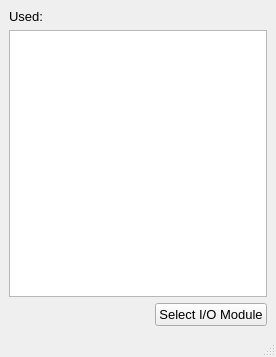
<?xml version="1.0" encoding="UTF-8"?>
<ui version="4.0">
 <class>MainWindow</class>
 <widget class="QMainWindow" name="MainWindow">
  <property name="geometry">
   <rect>
    <x>0</x>
    <y>0</y>
    <width>276</width>
    <height>357</height>
   </rect>
  </property>
  <property name="windowTitle">
   <string>MainWindow</string>
  </property>
  <widget class="QWidget" name="centralwidget">
   <layout class="QGridLayout" name="gridLayout_2">
    <item row="0" column="0">
     <layout class="QGridLayout" name="gridLayout">
      <item row="2" column="2">
       <widget class="QPushButton" name="SelectModule">
        <property name="sizePolicy">
         <sizepolicy hsizetype="Maximum" vsizetype="Fixed">
          <horstretch>0</horstretch>
          <verstretch>0</verstretch>
         </sizepolicy>
        </property>
        <property name="font">
         <font>
          <pointsize>10</pointsize>
         </font>
        </property>
        <property name="layoutDirection">
         <enum>Qt::RightToLeft</enum>
        </property>
        <property name="text">
         <string>Select I/O Module</string>
        </property>
       </widget>
      </item>
      <item row="1" column="0" colspan="3">
       <widget class="QListWidget" name="ProductIOList">
        <property name="sizePolicy">
         <sizepolicy hsizetype="MinimumExpanding" vsizetype="Expanding">
          <horstretch>0</horstretch>
          <verstretch>0</verstretch>
         </sizepolicy>
        </property>
        <property name="font">
         <font>
          <pointsize>10</pointsize>
         </font>
        </property>
       </widget>
      </item>
      <item row="0" column="0">
       <widget class="QLabel" name="label">
        <property name="sizePolicy">
         <sizepolicy hsizetype="Maximum" vsizetype="Preferred">
          <horstretch>0</horstretch>
          <verstretch>0</verstretch>
         </sizepolicy>
        </property>
        <property name="font">
         <font>
          <pointsize>10</pointsize>
         </font>
        </property>
        <property name="text">
         <string>Used:</string>
        </property>
       </widget>
      </item>
      <item row="0" column="1">
       <widget class="QLabel" name="Currentmodule">
        <property name="font">
         <font>
          <pointsize>10</pointsize>
         </font>
        </property>
        <property name="text">
         <string/>
        </property>
       </widget>
      </item>
     </layout>
    </item>
   </layout>
  </widget>
  <widget class="QMenuBar" name="menubar">
   <property name="geometry">
    <rect>
     <x>0</x>
     <y>0</y>
     <width>276</width>
     <height>21</height>
    </rect>
   </property>
  </widget>
  <widget class="QStatusBar" name="statusbar"/>
 </widget>
 <resources/>
 <connections/>
</ui>
